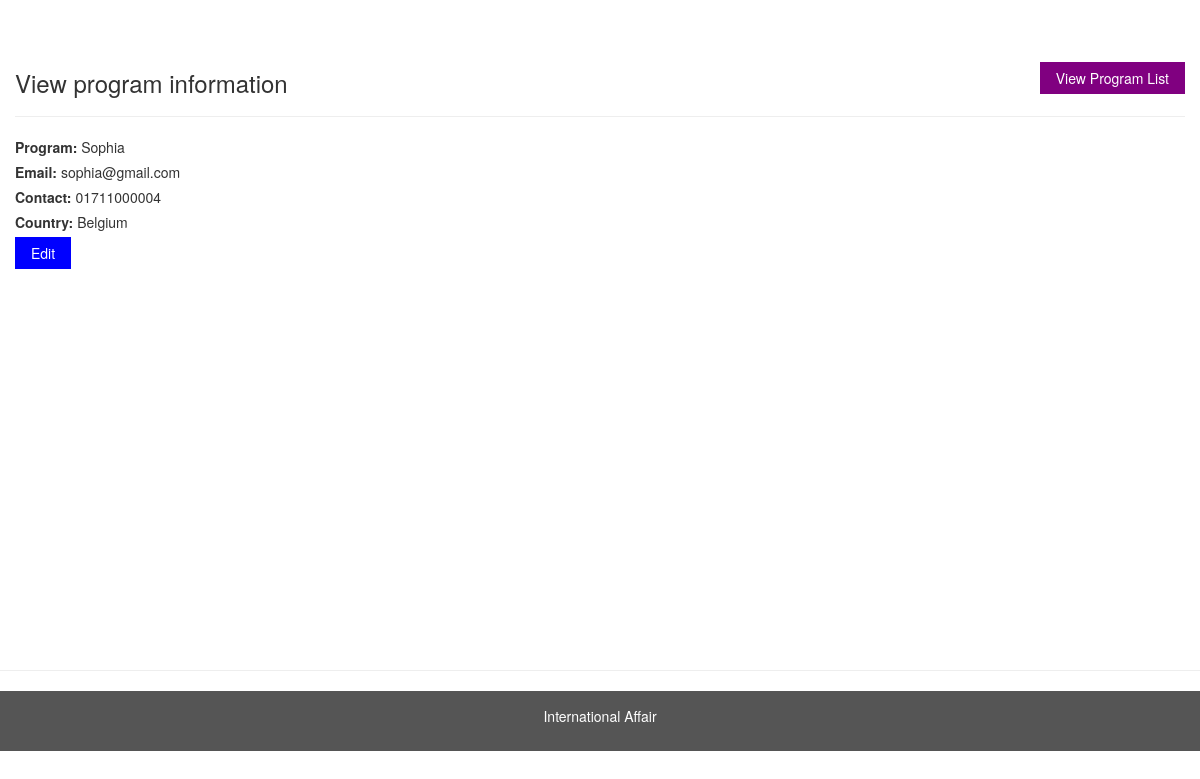
The app's page /read-student-info.php?id=19 with its own data.
### tables this page shows
CREATE TABLE `students` (
  `student_id` int(11) NOT NULL,
  `student_name` varchar(100) NOT NULL,
  `email_address` varchar(100) NOT NULL,
  `contact` varchar(30) NOT NULL,
  `gender` varchar(15) NOT NULL,
  `country` varchar(50) NOT NULL,
  `datetime` datetime NOT NULL DEFAULT CURRENT_TIMESTAMP
);

### class/student.php (called while the page is built, shortened)
<?php
class Student
{
    private $conn;
    function __construct() {
    $servername = "localhost";
    $dbname = "crud";
    $username = "root";
    $password = "";
    $conn = new mysqli($servername, $username, $password, $dbname);
      if ($conn->connect_error) {
        die("Connection failed: " . $conn->connect_error);
       }else{
        $this->conn=$conn;
       }
    }
    public function view_student_by_student_id($id){
       if(isset($id)){
       $student_id= mysqli_real_escape_string($this->conn,trim($id));
       $sql="Select * from students where student_id='$student_id'";
       $result=  $this->conn->query($sql);
        return $result->fetch_assoc();
       }
    }
}
?>

### read-student-info.php (the view)
<?php
 include 'header.php';
 if(isset($_GET['id'])){
  $student_info=$student_obj->view_student_by_student_id($_GET['id']);
 }else{
  header('Location: adminview.php');
 }
 ?>
<div class="container " >
  <div class="row content">
             <a  href="adminview.php"  class="button button-purple mt-12 pull-right">View Program List</a>
 <h3>View program information</h3>
     <hr/>
    <label >Program:</label>
   <?php  if(isset($student_info['student_name'])){echo $student_info['student_name']; }?>
<br/>
    <label>Email:</label>
  <?php  if(isset($student_info['email_address'])){echo $student_info['email_address'];} ?>
    <br/>
    <label >Contact:</label>
      <?php  if(isset($student_info['contact'])){echo $student_info['contact'];} ?>
    <br/>
    <label >Country:</label>
      <?php  if(isset($student_info['country'])){echo $student_info['country'];} ?>
    <br/>
    <a href="<?php echo 'update-student-info.php?id='.$student_info["student_id"] ?>" class="button button-blue">Edit</a>
  </div>
</div>
<hr/>
 <?php
 include 'footer.php';
 ?>

### assets/style.css (style rules this page uses)
body { padding-top: 50px; }
.row.content { min-height:600px }
.button { border: none; color: white; padding: 6px 16px; text-align: center; text-decoration: none; display: inline-block; font-size: 14px; cursor: pointer; }
.button-blue { background-color: #0000FF; }
.button-purple { background-color: purple; }
.mt-12 { margin-top: 12px; }

### records on screen
students: student_name "Sophia", email_address "sophia@gmail.com", contact "01711000004", country "Belgium"
